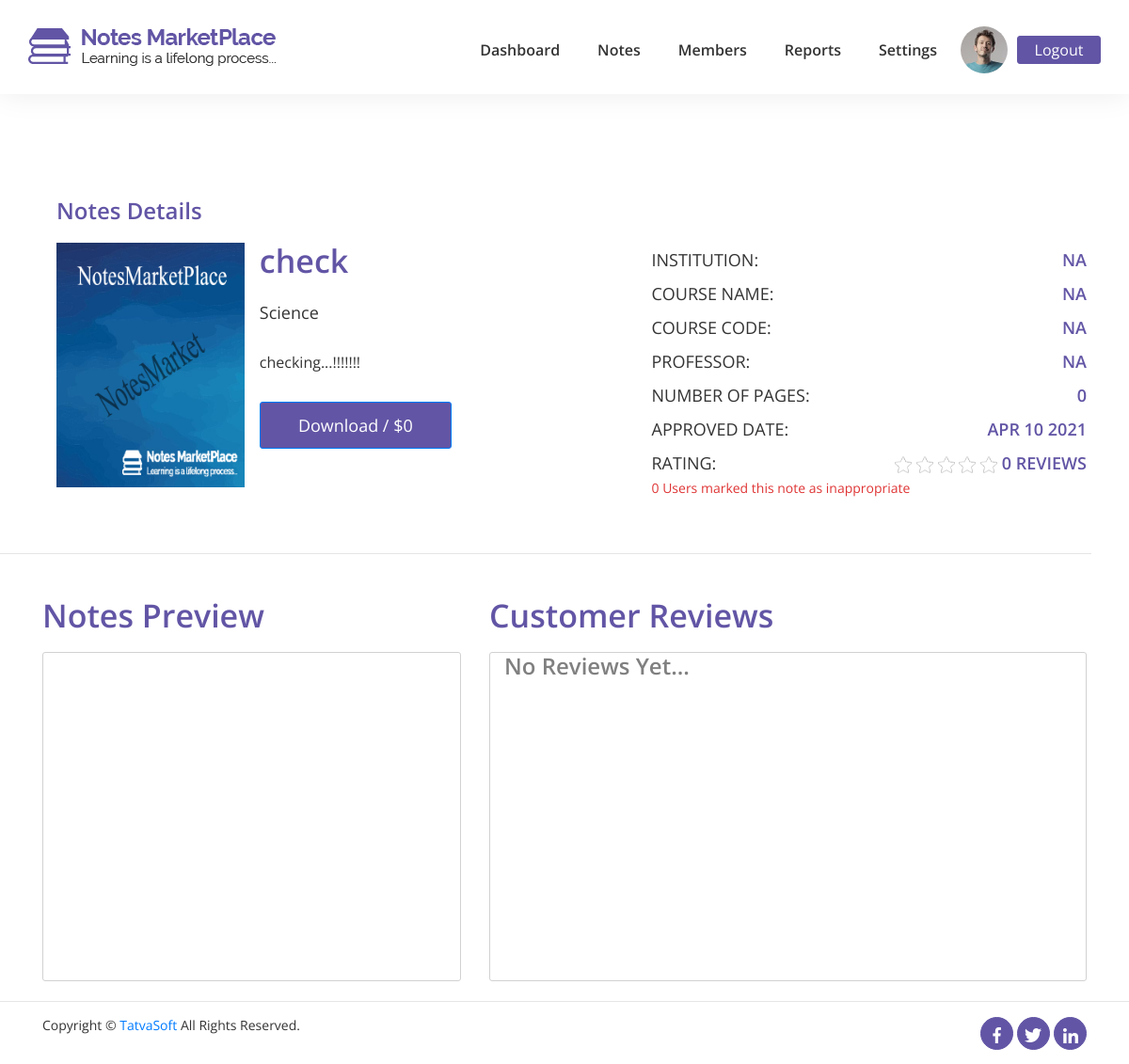
The app's page /admin/note-details.php?id=191 (signed in) with its own data.
### tables this page shows
CREATE TABLE `sellernotes` (
  `ID` int(11) NOT NULL,
  `SellerID` int(11) NOT NULL,
  `Status` int(11) NOT NULL,
  `ActionedBy` int(11) DEFAULT NULL,
  `AdminRemarks` varchar(255) DEFAULT NULL,
  `PublishedDate` datetime DEFAULT NULL,
  `Title` varchar(100) NOT NULL,
  `Category` int(11) NOT NULL,
  `DisplayPicture` varchar(500) DEFAULT NULL,
  `NoteType` int(11) DEFAULT NULL,
  `NumberofPages` int(11) DEFAULT NULL,
  `Description` varchar(255) NOT NULL,
  `UniversityName` varchar(200) DEFAULT NULL,
  `Country` int(11) DEFAULT NULL,
  `Course` varchar(100) DEFAULT NULL,
  `CourseCode` varchar(100) DEFAULT NULL,
  `Professor` varchar(100) DEFAULT NULL,
  `IsPaid` int(1) NOT NULL DEFAULT 0,
  `SellingPrice` decimal(10,0) DEFAULT NULL,
  `NotesPreview` varchar(255) DEFAULT NULL,
  `CreatedDate` datetime DEFAULT current_timestamp(),
  `CreatedBy` int(11) DEFAULT NULL,
  `ModifiedDate` datetime DEFAULT current_timestamp(),
  `ModifiedBy` int(11) DEFAULT NULL,
  `IsActive` bit(1) NOT NULL DEFAULT b'1'
);

CREATE TABLE `notecategories` (
  `ID` int(11) NOT NULL,
  `Name` varchar(100) NOT NULL,
  `Description` varchar(255) NOT NULL,
  `CreatedDate` datetime DEFAULT current_timestamp(),
  `CreatedBy` int(11) DEFAULT NULL,
  `ModifiedDate` datetime DEFAULT NULL,
  `ModifiedBy` int(11) DEFAULT NULL,
  `IsActive` bit(1) NOT NULL DEFAULT b'1'
);

### admin/note-details.php (the view, shortened to what this page needs)
<?php
include '../php/dbcon.php';
?>
<!DOCTYPE html>
<html lang="en">
<?php include '../php/front-header-admin.php'; ?>
    <section class="notes_details">
        <div class="container">
            <div class="row" style="margin-left:0;margin-right:0">
                <div class="col-md-12 small_heading">
                    Notes Details
                </div>
            </div>
            <?php
            $id = $_GET['id'];
            $selectquery = "select sellernotes.* ,notecategories.Name as category from sellernotes,notecategories where sellernotes.Category=notecategories.ID AND sellernotes.ID=$id AND sellernotes.IsActive=1";
            $select= mysqli_query($con,$selectquery);
            $result = mysqli_fetch_assoc($select);
            $date = $result['CreatedDate'];
            $timestamp = strtotime($date);
            $new_date = date("M d Y", $timestamp);
            ?>
            <div class="row" style="margin-left:0;margin-right:0">
                <div class="col-md-7">
                    <div class="book_left">
                        <div class="row">
                            <div class="col-md-4 col-sm-4">
                               <?php if($result['DisplayPicture']==""){
                                ?>
                                <img src="../images/note/example.jpg">
                                <?php
                                }
                                else{
                                    ?>
                                    <img src="../Member/<?php echo $result['SellerID'].'/'.$result['ID'].'/'.$result['DisplayPicture'];?>">
                                    <?php
                                }
                                ?>
                            </div>
                            <div class="col-md-8 col-sm-8">
                                <h2><?php echo $result['Title'];?></h2>
                                <h5><?php echo $result['category'];?></h5>
                                <p>
                                    <?php echo $result['Description'];?>
                                </p>
                                <div class="download_button">
                                    <?php
                                    $path= mysqli_query($con,"SELECT FilePath from sellernotesattachements WHERE sellernotesattachements.NoteID=$id and IsActive=1");
                                    $pathr = mysqli_fetch_assoc($path);
                                    $filepath = $pathr['FilePath'];
                                    ?>
                                   <a href="<?php echo $filepath; ?>" download style="text-decoration:none;">
                                       <button type="button" class="btn btn-primary btn_download">Download / $<?php echo $result['SellingPrice'];?></button></a>
                                </div>
                            </div>
                        </div>
                    </div>
                </div>
                <div class="col-md-5 book_right">
                    <div class="row">
                        <div class="col-md-6 col-sm-6 col-4" style="padding:0;">
                            <div class="note-text-left">
                                <h5>Institution:</h5>
                            </div>
                        </div>
                        <div class="col-md-6 col-sm-6 col-8" style="padding:0;">
                            <div class="note-text-right">
                                <h5><?php echo $result['UniversityName'];?></h5>
                            </div>
                        </div>
                        <div class="col-md-6 col-sm-6 col-6" style="padding:0;">
                            <div class="note-text-left">
                                <h5>Course Name:</h5>
                            </div>
                        </div>
                        <div class="col-md-6 col-sm-6 col-6" style="padding:0;">
                            <div class="note-text-right">
                                <h5><?php echo $result['Course'];?></h5>
                            </div>
                        </div>
                        <div class="col-md-6 col-sm-6 col-6" style="padding:0;">
                            <div class="note-text-left">
                                <h5>Course Code:</h5>
                            </div>
                        </div>
                        <div class="col-md-6 col-sm-6 col-6" style="padding:0;">
                            <div class="note-text-right">
                                <h5><?php echo $result['CourseCode'];?></h5>
                            </div>
                        </div>
                        <div class="col-md-6 col-sm-6 col-6" style="padding:0;">
                            <div class="note-text-left">
                                <h5>Professor:</h5>
                            </div>
                        </div>
                        <div class="col-md-6 col-sm-6 col-6" style="padding:0;">
                            <div class="note-text-right">
                                <h5><?php echo $result['Professor'];?></h5>
                            </div>
                        </div>
                        <div class="col-md-6 col-sm-6 col-6" style="padding:0;">
                            <div class="note-text-left">
                                <h5>Number of Pages:</h5>
                            </div>
                        </div>
                        <div class="col-md-6 col-sm-6 col-6" style="padding:0;">
                            <div class="note-text-right">
                                <h5><?php echo $result['NumberofPages'];?></h5>
                            </div>
                        </div>
                        <div class="col-md-6 col-sm-6 col-6" style="padding:0;">
                            <div class="note-text-left">
                                <h5>Approved Date:</h5>
                            </div>
                        </div>
                        <div class="col-md-6 col-sm-6 col-6" style="padding:0;">
                            <div class="note-text-right">
                                <h5><?php echo $new_date;?></h5>
                            </div>
                        </div>
                        <div class="col-md-4 col-sm-6 col-4" style="padding:0;">
                            <div class="note-text-left">
                                <h5>Rating:</h5>
                            </div>
                        </div>
                        <div class="col-md-8 col-sm-6 col-8" style="padding:0;">
                            <div class="note-text-right">
                          <span class="search_rate">
                          <h5>
                           <?php
                                $note = $result['ID'];
                                $s="SELECT COUNT(sellernotesreviews.Ratings) as totalr, avg(sellernotesreviews.Ratings) as rate from sellernotesreviews WHERE sellernotesreviews.NoteID=$note and IsActive=1";
                                $sq=mysqli_query($con,$s);
                                $rs=mysqli_fetch_array($sq);
                                $rat = $rs['rate'];
                                $rate = floor($rat);
                                $totalrate = $rs['totalr'];
                                $i = 1;
                                while($i<6){
                                    if($i<=$rate){
                                        ?>
                                        <img src="../images/icons/star.png" id="star">
                                        <?php
                                    }
                                    else{
                                        ?>
                                        <img src="../images/icons/star-white.png" id="star">
                                        <?php
                                    }
                                    $i++;
                                }
                            ?>
                            <?php echo $totalrate; ?> reviews </h5>
                            </span>
                            </div>
                        </div>
                    </div>
                    <div class="row col-md-12">
                        <span class="col-md-12 red_text" style="padding:0; margin-left:-15px;">
                           <?php
                            $noteid=$result['ID'];
                            $sr="select ID from sellernotesreportedissues where NoteID=$noteid and IsActive=1";
                            $srq= mysqli_query($con,$sr);
                            $src = mysqli_num_rows($srq);
                            ?>
                            <?php echo $src;?> Users marked this note as inappropriate
                        </span>
                    </div>
                </div>
            </div>
        </div>
        <hr>
    </section>
    <section class="notes_details_down">
        <div class="container">
            <div class="row">
                <div class="small_heading col-md-5 col-sm-12 col-12">
                    <h4>Notes Preview</h4>
                    <div class="col-md-12 book_left">
                        <iframe src="../Member/<?php echo $result['SellerID'].'/'.$result['ID'].'/'.$result['NotesPreview'];?>">
                        </iframe>
                    </div>
                </div>
                <div class="small_heading col-md-7 col-sm-12 col-12">
                    <h4>Customer Reviews</h4>
                    <?php
                        $note = $result['ID'];
                        $se="select sellernotesreviews.*,userprofile.ProfilePicture FROM sellernotesreviews LEFT JOIN userprofile ON sellernotesreviews.ReviewedByID=userprofile.UserID WHERE sellernotesreviews.NoteID=$note and sellernotesreviews.IsActive=1 ";
                        $seq = mysqli_query($con,$se);
                        $sec = mysqli_num_rows($seq);
                        ?>
                    <div class="col-md-12 book_right">
                      <?php
                        if($sec>0){
                       while($ress = mysqli_fetch_assoc($seq)){
                           $dp = $ress['ProfilePicture'];
                           if($dp==""){
                               $dp = "../images/person/t1.jpg";
                           }
                            $user = $ress['ReviewedByID'];
                            $s="SELECT FirstName,LastName FROM users WHERE ID=$user and IsActive=1";
                            $sq=mysqli_query($con,$s);
                            $rs=mysqli_fetch_assoc($sq);
                           ?>
                         <div class="customer_img col-md-1 col-2">
                            <img src="<?php echo $dp; ?>">
                        </div>
                        <div class="customer col-md-11 col-12">
                            <?php echo $rs['FirstName'];?> <?php echo $rs['LastName'];?>
                            <div class="del_icon" style="float: right;">
                                <a href="../php/delete_review.php?id=<?php echo $ress['ID'];?>&noteid=<?php echo $note;?>" class="icon"><img src="../images/icons/delete.png"></a>
                            </div><br>
                            <span class="down-rate">
                            <?php
                            $rating = $ress['Ratings'];
                            $i = 1;
                                while($i<6){
                                    if($i<=$rating){
                                        ?>
                                        <img src="../images/icons/star.png" id="star">
                                        <?php
                                    }
                                    else{
                                        ?>
                                        <img src="../images/icons/star-white.png" id="star">
                                        <?php
                                    }
                                    $i++;
                                }
                            ?>
                            </span><br>
                            <p class="customer_review"> <?php echo $ress['Comments'];?></p>
                        </div>
                        <hr>
                        <?php
                        }
                        }
                        else{
                            ?>
                            <div style="color:gray;"><?php echo "No Reviews Yet...";?></div>
                            <?php
                        }
                        ?>
                    </div>
                </div>
            </div>
        </div>
    </section>
<?php include '../php/footer.php'; ?>
</html>

### css/style.css (style rules this page uses)
* { margin: 0px; padding: 0px; box-sizing: border-box; }
body, html { height: 100%; font-family: Open Sans; }
.book_left img { width: 200px; height: 260px; }
.notes_details .small_heading { font-family: Open Sans; font-size: 24px; font-weight: 600; line-height: 28px; color: #6255a5; padding-top: 60px; padding-bottom: 20px; }
.notes_details .book_left { padding: 0; margin: 0; }
.book_left h2 { font-family: Open Sans; font-size: 34px; font-weight: 600; line-height: 38px; color: #6255a5; padding-bottom: 15px; }
.book_left h5 { font-family: Open Sans; font-size: 18px; font-weight: 400; line-height: 26px; color: #333333; padding-bottom: 20px; }
.book_left p { font-family: Open Sans; font-size: 16px; font-weight: 400; line-height: 24px; color: #333333; padding-bottom: 30px; }
.book_left .download_button .btn_download { background: #6255a5; width: 204px; height: 50px; border-radius: 3px; color: #fff; font-family: Open Sans; font-size: 18px; line-height: 22px; }
.book_right .note-text-left h5 { font-family: Open Sans; font-size: 16px; font-weight: 400; line-height: 36px; color: #333333; margin: 0; text-transform: uppercase; }
.book_right .note-text-right h5 { text-align: right; font-family: Open Sans; font-size: 16px; font-weight: 600; line-height: 36px; color: #6255a5; margin: 0; text-transform: uppercase; }
.book_right .red_text { font-family: Open Sans; font-size: 14px; font-weight: 400; line-height: 18px; color: #df3434; }
.notes_details hr { margin-left: -20px; margin-right: 40px; margin-top: 60px; }
.notes_details_down .book_left { padding: 0; margin: 0; }
.notes_details_down .book_left iframe { width: 100%; height: 350px; border: 1px solid #d1d1d1; border-radius: 3px; }
.notes_details_down .small_heading { font-family: Open Sans; font-size: 24px; font-weight: 600; line-height: 28px; color: #6255a5; padding-top: 30px; }
.notes_details_down .book_right { border: 1px solid #d1d1d1; border-radius: 3px; width: 100%; height: 350px; overflow-y: scroll; }
h4 { margin-bottom: 20px; font-size: 34px; font-weight: 600; line-height: 38px; color: #6255a5; }
p { font-size: 14px; line-height: 1.7; color: #666666; margin: 0px; }

### css/responsive.css (style rules this page uses)
@media (min-width: 1200px) { .book_right .note-text-left h5, .book_right .note-text-right h5 { font-size: 18px; } }
@media (min-width: 1200px) { .book_right #star { height: 18px; } }

### records on screen
sellernotes: Title "check", Category.Name "Science", Description "checking...!!!!!!!", SellingPrice "0", UniversityName "NA", Course "NA", CourseCode "NA", Professor "NA", NumberofPages "0", CreatedDate "APR 10 2021"

### other values on screen
$totalrate "0"
$src "0"
